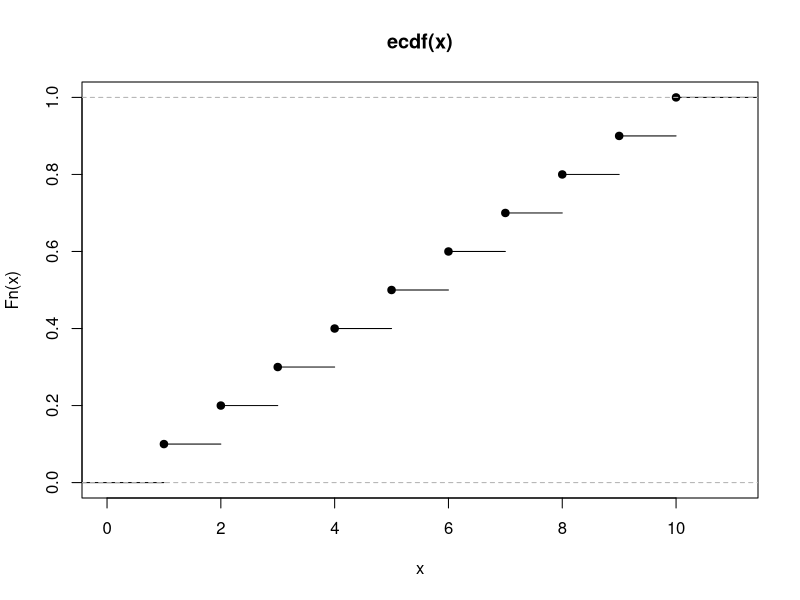

Write the R code that produced this figure.
## ---- chunk 1
cv <- lapply(mtcars, function(x) sd(x)/mean(x))
data.frame(cv)
## ---- chunk 2
integrate(function(x) x^2 - x, 0, 10)
integrate(function(x) sin(x) + cos(x), -pi, pi)
integrate(function(x) exp(x)/x, 10, 20)
## ---- chunk 3
x <- c(1:10)
y <- c(11:20)

approx(x, y)
approxfun(x, y)
## ---- chunk 4
x <- c(1:10)
ecdf(x)
plot(ecdf(x))
## ---- chunk 5
x <- c(1:10)
y <- runif(10)

fit <- lm(y ~ x)
summary(fit)

my_summary <- list(
    resid_min = function(x) min(x$residuals),
    resid_median = function(x) median(x$residuals),
    resid_max = function(x) max(x$residuals),
    resid_se = function(x) sd(x$residuals)/length(x$residuals),
    resid_df = function(x) x$df.residual
)

lapply(my_summary, function(f) f(fit))
## ---- chunk 6
newton_cotes <- function(coef, open = FALSE) {
  n <- length(coef) + open

  function(f, a, b) {
    pos <- function(i) a + i * (b - a) / n
    points <- pos(seq.int(0, length(coef) - 1))

    (b - a) / sum(coef) * sum(f(points) * coef)
  }
}


get_rules <- function()
{
  coeffs <- list(closed = list(trapezoid_c = c(1,1),
                               simpson = c(1,4,1),
                               simpson38 = c(1,3,3,1),
                               boole = c(7,32,12,32,7)),
                 open = list(midpoint = c(1),
                             trapezoid_o = c(1,1),
                             milne = c(2,-1,2),
                             no_name = c(11,1,1,11)))

  rules_closed <- lapply(coeffs$closed, function(x) newton_cotes(x))
  rules_open <- lapply(coeffs$open, function(x) newton_cotes(x, open = TRUE))
  
  c(rules_closed, rules_open)
}

compose_function <- function(rule)
{
  function(f, a, b, n = 10) {
    points <- seq(a, b, length = n + 1)
  
    area <- 0
    for (i in seq_len(n)) {
      area <- area + rule(f, points[i], points[i + 1])
    }
  
    area
  }
}

rules <- get_rules()
integration_funs <- lapply(rules, function(x) compose_function(x))
## ---- chunk 7
areas <- lapply(integration_funs, function(f) f(sin, 0, pi))
data.frame(areas)
